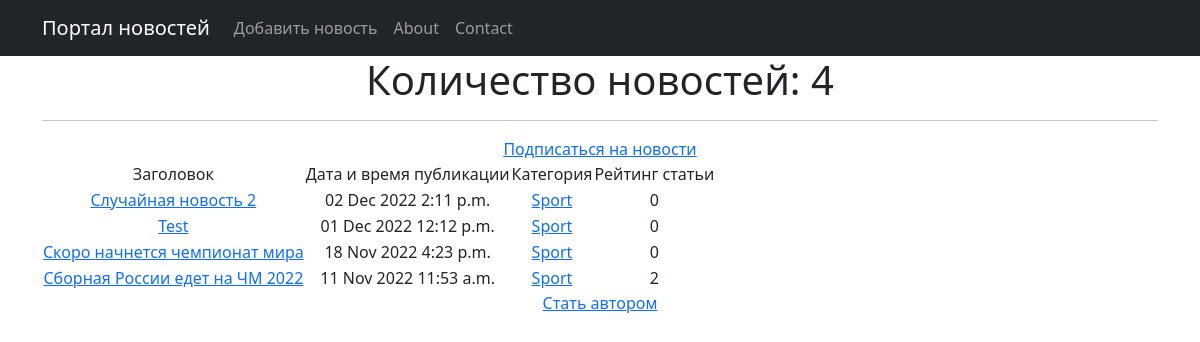
The page /post/category/4 on the database as committed earlier.
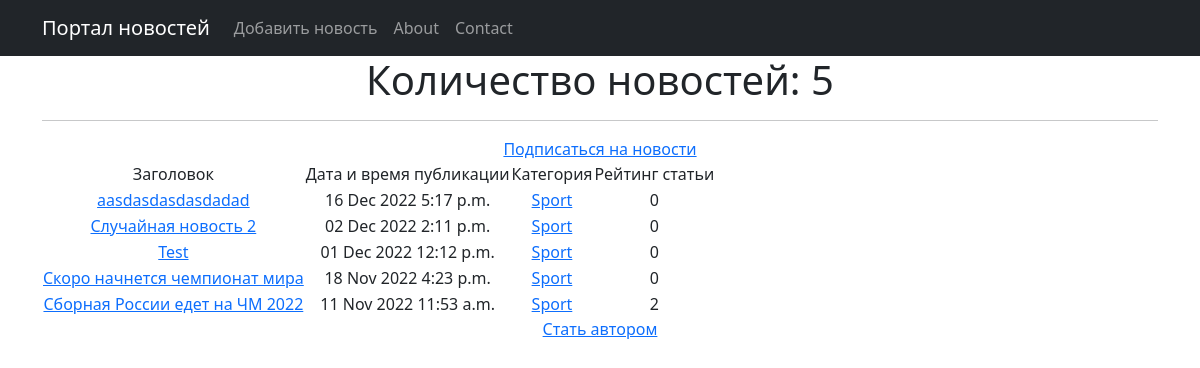
The same page on the database as committed later.
### news/models.py (models this page shows, shortened)
class Post(models.Model):
    author = models.ForeignKey(Author, on_delete=models.CASCADE, verbose_name='Автор')
    NEWS = 'NW'
    ARTICLE = 'AR'
    CATEGORY_CHOISES = (
        (NEWS, 'Новость'),
        (ARTICLE, 'Статья'),
    )
    categoryType = models.CharField(max_length=2, choices=CATEGORY_CHOISES, default=ARTICLE, verbose_name='Тип')
    dateCreation = models.DateTimeField(auto_now_add=True, verbose_name='Дата публикации')
    postCategory = models.ManyToManyField(Category, through='PostCategory', verbose_name='Категория')
    title = models.CharField(max_length=128, verbose_name='Заголовок')
    text = models.TextField(verbose_name='Содержание')
    rating = models.SmallIntegerField(default=0, verbose_name='Рейтинг')

class Category(models.Model):
    name = models.CharField(max_length=64, unique=True, verbose_name='Категория')
    subscribers = models.ManyToManyField(User, related_name='categories')
    class Meta:
        verbose_name = 'Категория'
        verbose_name_plural = 'Категории'

### news/views.py (the view)
# urls.py: path('category/<int:pk>', CatListView.as_view(), name='category_list'),
class CatListView(ListView):
    model = Post
    template_name = 'news/category_list.html'
    context_object_name = 'category_list'
    def get_queryset(self):
        self.category = get_object_or_404(Category, id=self.kwargs['pk'])
        queryset = Post.objects.filter(postCategory=self.category).order_by('-dateCreation')
        return queryset
    def get_context_data(self, **kwargs):
        context = super().get_context_data(**kwargs)
        context['is_not_subscriber'] = self.request.user not in self.category.subscribers.all()
        context['category'] = self.category
        return context

### templates/news/category_list.html (shortened to what this page needs)
{% extends 'flatpages/default.html' %}
{% block content %}
    <h1>Количество новостей: {{ category_list|length }} </h1>
    <hr>
{% if is_not_subscriber %}
    <a href="{% url 'subscribe' category.id %}">Подписаться на новости</a> <br>
{% endif %}
    {% if category_list %}
        <table>
            <tr>
                <td>
                    Заголовок
                </td>
                <td>
                    Дата и время публикации
                </td>
                <td>
                    Категория
                </td>
                <td>
                    Рейтинг статьи
                </td>
            </tr>
        {% for post in category_list %}
            <tr>
                <td>
                    <a href="{% url 'post' post.id %}">{{ post.title|truncatewords:30 }}</a>
                </td>
                <td>
                    {{ post.dateCreation|date:'d M Y' }}
                    {{ post.dateCreation|time }}
                </td>
                <td>
                    {% for cat in post.postCategory.all %}
                    <a href="{% url 'category_list' cat.id %}">{{ cat.name }}</a>
                    {% endfor %}
                </td>
                <td>
                    {{ post.rating }}
                </td>
            </tr>
        {% endfor %}
        </table>
    {% else %}
        <h2>Новостей нет!</h2>
    {% endif %}
    <a href="{% url 'create_author' %}">Стать автором</a> <br>
{% endblock content %}

Rows that differ between the two databases and show on the page:
added Post: title "aasdasdasdasdadad", dateCreation "16 Dec 2022", dateCreation "5:17 p.m.", rating "0", Category (name "Sport")
Other text that changed with them:
{{ category_list|length }}: "4" → "5"
